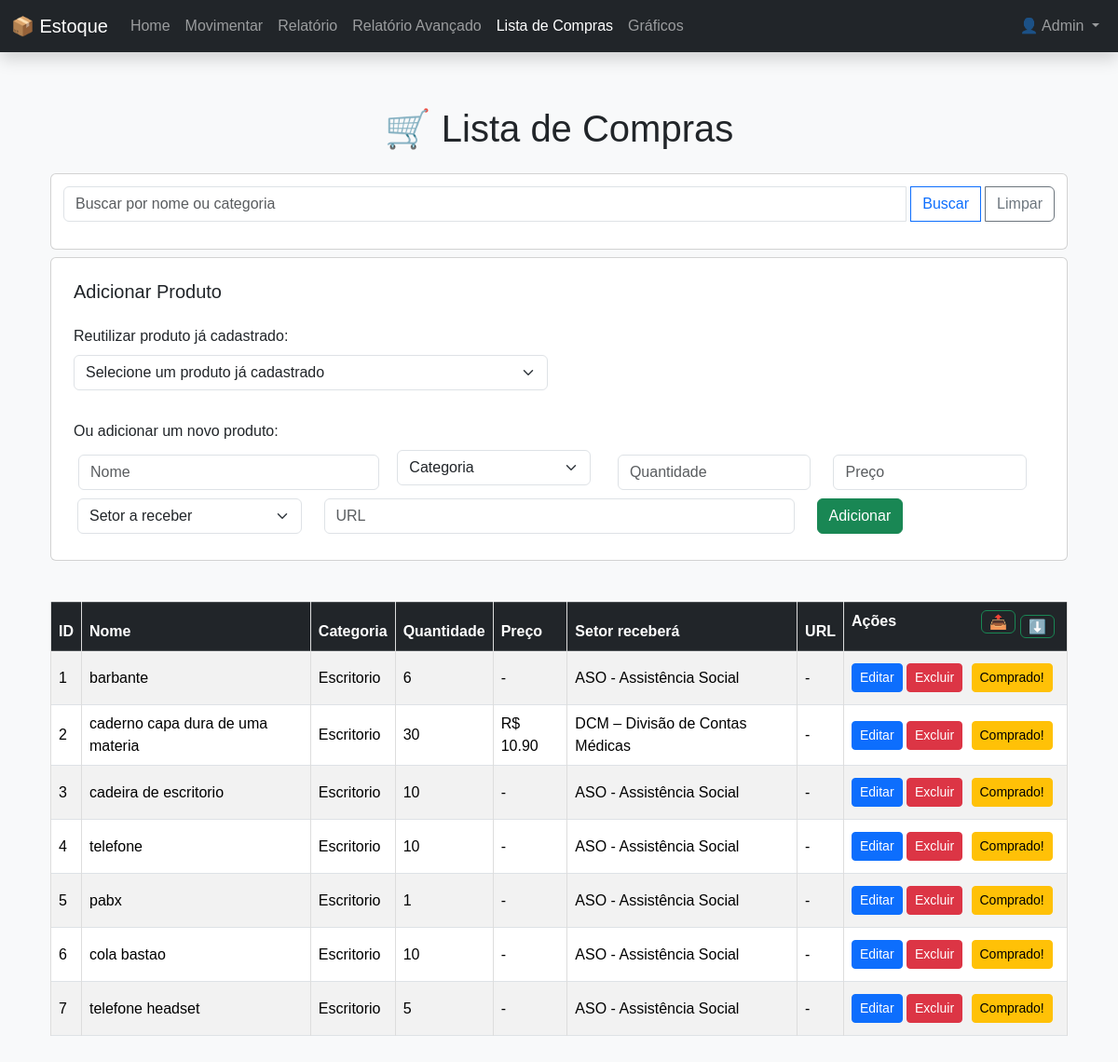
Page /lista_compras (signed in) on the earlier database version.
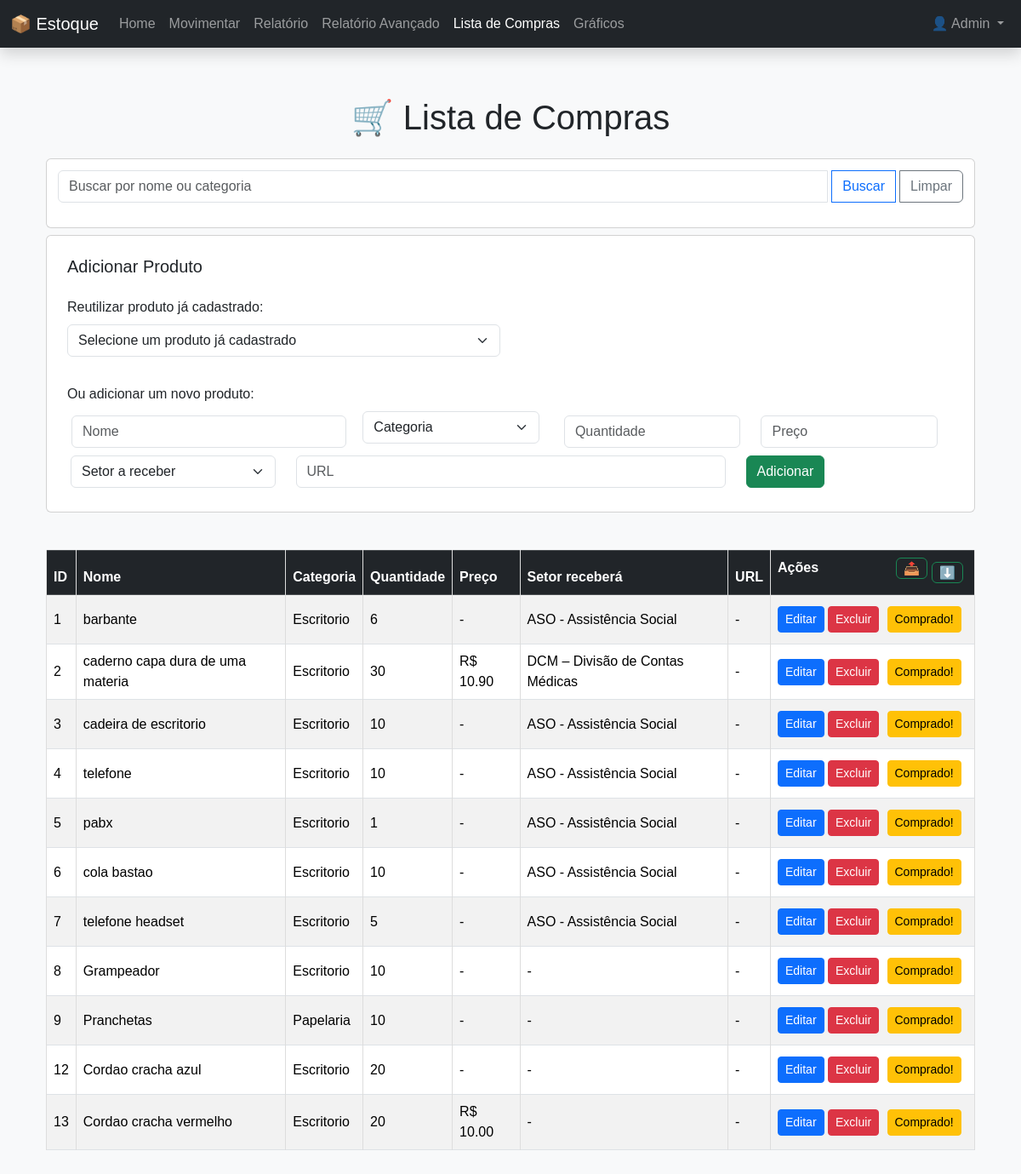
Same page on the later database version.
### models.py (models this page shows, shortened)
class Usuario(db.Model, UserMixin):
    id = db.Column(db.Integer, primary_key=True)
    nome = db.Column(db.String(100), nullable=False)
    email = db.Column(db.String(100), unique=True, nullable=False)
    senha = db.Column(db.String(200), nullable=False)
    tipo = db.Column(db.String(20), nullable=False, default='usuario')
    @property
    def is_admin(self):
        return self.tipo == 'admin'

class Compra(db.Model):
    __tablename__ = 'compras'
    id = db.Column(db.Integer, primary_key=True)
    nome = db.Column(db.String(100), nullable=False)
    categoria_id = db.Column(db.Integer, db.ForeignKey('categoria.id'), nullable=False)
    quantidade = db.Column(db.Integer, nullable=False)
    preco = db.Column(db.Float, nullable=False)
    setor_id = db.Column(db.Integer, db.ForeignKey('setores.id'), nullable=True)
    url = db.Column(db.String(500), nullable=True)
    categoria = db.relationship('Categoria', backref='compras')
    setor = db.relationship('Setor', backref='compras')

class Categoria(db.Model):
    id = db.Column(db.Integer, primary_key=True)
    nome = db.Column(db.String(50), nullable=False, unique=True)
    produtos = db.relationship('Produto', backref='categoria', lazy=True)

class Setor(db.Model):
    __tablename__ = 'setores'
    id = db.Column(db.Integer, primary_key=True)
    nome = db.Column(db.String(100), nullable=False)
    status = db.Column(db.Boolean, default=True, nullable=True)

### app.py (the view)
@app.route('/lista_compras')
@login_required
def lista_compras():
    busca = request.args.get('busca')
    categorias = Categoria.query.all()
    setores = Setor.query.all()
    produtos = Produto.query.all()
    if busca:
        compras = Compra.query.join(Categoria).filter(
            Compra.nome.ilike(f'%{busca}%') |
            Categoria.nome.ilike(f'%{busca}%')
        ).all()
    else:
        compras = Compra.query.all()
    return render_template('lista_compras.html', categorias=categorias, setores=setores, compras=compras, produtos=produtos)

### app.py (called while the page is built)
@login_manager.user_loader
def load_user(user_id):
    return Usuario.query.get(int(user_id))

### templates/lista_compras.html (shortened to what this page needs)
{% extends 'base.html' %}
{% block content %}
<div class="container mt-4">
  <h1 class="text-center mb-4">🛒 Lista de Compras</h1>
  <div class="card p-2 mb-2">
    <form method="GET" action="{{ url_for('lista_compras') }}">
      <div class="input-group mb-3">
        <input type="text" name="busca" class="form-control" placeholder="Buscar por nome ou categoria">
        <button class="btn btn-outline-primary" type="submit">Buscar</button>
        <button type="button" class="btn btn-outline-secondary" onclick="window.location.href='{{ url_for('lista_compras') }}'">Limpar</button>
      </div>
    </form>
  </div>
  <div class="card p-4 mb-4">
    <h5 class="card-title">Adicionar Produto</h5>
    <div class="row mt-3">
      <label class="form-label">Reutilizar produto já cadastrado:</label>
      <div class="col col-6">
        <select class="form-select" name="produto_id" id="produto_id">
          <option value="">Selecione um produto já cadastrado</option>
        </select>
      </div>
    </div>
    <div class="row mt-3">
      <label class="form-label">Ou adicionar um novo produto:</label>
      <form action="{{ url_for('adicionar_compra') }}" method="POST" class="row">
        <div class="col col-4">
          <input type="text" name="nome" class="form-control" placeholder="Nome" required id="nome">
        </div>
        <div class="col">
          <select name="categoria_id" class="form-select"  id="categoria_id" required>
            <option value="">Categoria</option>
          </select>
        </div>
        <div class="col">
          <input type="number" name="quantidade" class="form-control" placeholder="Quantidade" required min="0">
        </div>
        <div class="col ">
          <input type="number" name="preco" class="form-control" step="0.01" placeholder="Preço" min="0" id="preco">
        </div>
      </div>
      <div class="row p-1">
        <div class="col">
          <select class="form-select" name="setor_id">
            <option value="">Setor a receber</option>
          </select>
        </div>
        <div class="col col-6" >
          <input type="text" name="url" class="form-control" placeholder="URL">
        </div>
        <div class="col">
          <button type="submit" class="btn btn-success">Adicionar</button>
        </div>
    </div>
  </div>
  <div class="table-responsive">
    <table class="table table-bordered table-striped table-hover align-middle">
      <thead class="table-dark">
        <tr>
          <th>ID</th>
          <th>Nome</th>
          <th>Categoria</th>
          <th>Quantidade</th>
          <th>Preço</th>
          <th>Setor receberá</th>
          <th>URL</th>
          <th style="width: 240px; min-width: 200px; max-width: 260px;">
            Ações
            <form id="importar-csv-form" action="{{ url_for('importar_csv_compras') }}" method="POST" enctype="multipart/form-data" style="display:inline;">
              <button type="button" class="btn btn-outline-success float-end py-1 px-2" style="font-size:0.95em; line-height:1;" onclick="document.getElementById('arquivo_csv').click();" title="Importar lista">⬇️</button>
            </form>
            <button type="button" class="btn btn-outline-success float-end py-1 px-2" style="font-size:0.95em; line-height:1;" onclick="window.location.href='{{ url_for('exportar_csv_compras') }}'" title="Exportar lista">📤</button>
          </th>
        </tr>
      </thead>
      <tbody>
        {% for c in compras %}
        <tr>
          <td>{{ c.id }}</td>
          <td>{{ c.nome }}</td>
          <td>{% if c.categoria %}{{ c.categoria.nome }}{% else %} - {% endif %}</td>
          <td>{{ c.quantidade }}</td>
          <td>{% if c.preco %}R$ {{ "%.2f"|format(c.preco) }}{% else %} - {% endif %}</td>
          <td>{% if c.setor %}{{ c.setor.nome }}{% else %} - {% endif %}</td>
          <td>
              {% if c.url %}
                <a href="{{ c.url }}" target="_blank">
                  {{ c.url[:50] }}{% if c.url|length > 50 %}...{% endif %}
                </a>
              {% else %}
                -
              {% endif %}
          </td>
          <td style="width: 240px; min-width: 200px; max-width: 260px;">
            <a href="{{ url_for('edit_compra', id=c.id) }}" class="btn btn-sm btn-primary">Editar</a>
            <a href="{{ url_for('delete_compra', id=c.id) }}" class="btn btn-sm btn-danger"
               onclick="return confirm('Deseja mesmo excluir este produto da lista de compras?');">Excluir</a>
            <form action="{{ url_for('registrar_compra', id=c.id) }}" method="POST" style="display:inline;" onsubmit="return solicitarEstoqueMinimo(this, event);">
              <button type="submit" class="btn btn-sm btn-warning">Comprado!</button>
            </form>
          </td>
        </tr>
        {% else %}
        <tr>
          <td colspan="8" class="text-center">Nenhum produto encontrado.</td>
        </tr>
        {% endfor %}
      </tbody>
    </table>
  </div>
</div>
{% endblock %}

### templates/base.html (shortened to what this page needs)
<!DOCTYPE html>
<html lang="pt-br">
<head>
  <link href="https://cdn.jsdelivr.net/npm/bootstrap@5.3.3/dist/css/bootstrap.min.css" rel="stylesheet">
  <link rel="stylesheet" href="{{ url_for('static', filename='css/style.css') }}">
</head>
<body class="bg-light">
  <nav class="navbar navbar-expand-lg navbar-dark bg-dark fixed-top shadow">
    <div class="container-fluid">
      <a class="navbar-brand" href="{{ url_for('index') }}">📦 Estoque</a>
      <div class="collapse navbar-collapse" id="navbarNav">
        <ul class="navbar-nav me-auto">
          <li class="nav-item">
            <a class="nav-link {% if request.endpoint == 'index' %}active{% endif %}" href="{{ url_for('index') }}">Home</a>
          </li>
          <li class="nav-item">
            <a class="nav-link {% if request.endpoint == 'movimentar' %}active{% endif %}" href="{{ url_for('movimentar') }}">Movimentar</a>
          </li>
          <li class="nav-item">
            <a class="nav-link {% if request.endpoint == 'relatorio' %}active{% endif %}" href="{{ url_for('relatorio') }}">Relatório</a>
          </li>
          <li class="nav-item">
            <a class="nav-link {% if request.endpoint == 'relatorio_avancado' %}active{% endif %}" href="{{ url_for('relatorio_avancado') }}">Relatório Avançado</a>
          </li>
          <li class="nav-item">
            <a class="nav-link {% if request.endpoint == 'lista_compras' %}active{% endif %}" href="{{ url_for('lista_compras') }}">Lista de Compras</a>
          </li>
          <li class="nav-item">
            <a class="nav-link {% if request.endpoint == 'graficos' %}active{% endif %}" href="{{ url_for('graficos') }}">Gráficos</a>
          </li>
        </ul>
        <ul class="navbar-nav ms-auto">
        {% if current_user.is_authenticated %}
          <li class="nav-item dropdown">
            <a class="nav-link dropdown-toggle" href="#" id="userDropdown" role="button" data-bs-toggle="dropdown" aria-expanded="false">
              👤 {{ current_user.nome }}
            </a>
          </li>
        {% else %}
          <li class="nav-item">
            <a class="nav-link text-success" href="{{ url_for('login') }}">Login</a>
          </li>
        {% endif %}
        </ul>
      </div>
    </div>
  </nav>
  <main class="container my-4">
    {% block content %}{% endblock %}
  </main>
</body>
</html>

### static/css/style.css (style rules this page uses)
body { font-family: Arial, sans-serif; margin: 20px; }
form input, form button { margin: 5px; }
table { margin-top: 20px; border-collapse: collapse; width: 100%; }
table, th, td { border: 1px solid #ddd; }
th, td { padding: 8px; }

### templates/base.html (style rules this page uses)
body { padding-top: 70px; }

Differences in the rows shown:
added Compra: id "8", nome "Grampeador", categoria.nome "Escritorio", quantidade "10"
added Compra: id "9", nome "Pranchetas", categoria.nome "Papelaria", quantidade "10"
added Compra: id "12", nome "Cordao cracha azul", categoria.nome "Escritorio", quantidade "20"
added Compra: id "13", nome "Cordao cracha vermelho", categoria.nome "Escritorio", quantidade "20", preco "10.00"
